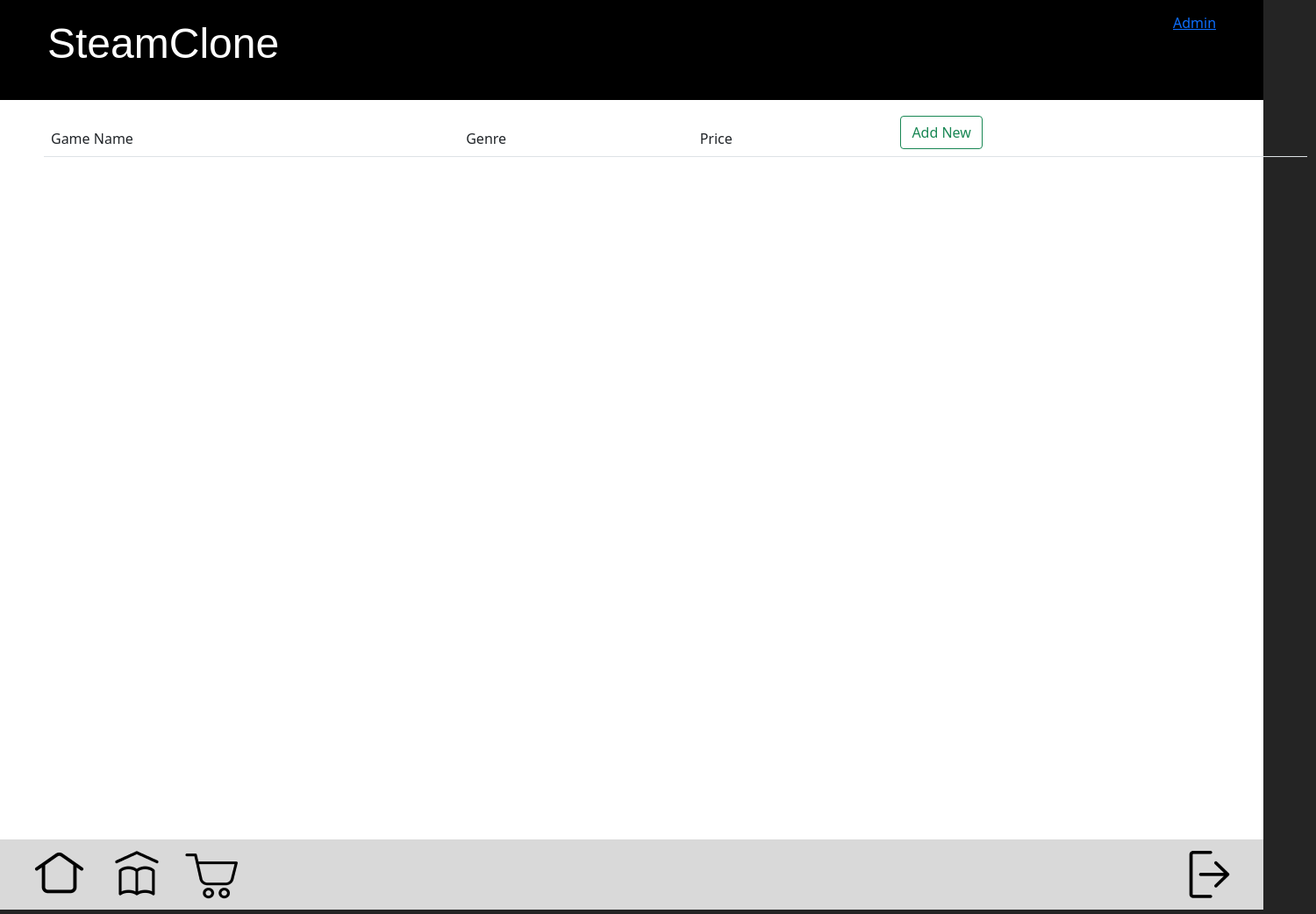
Page /gameList/ (signed in) on the earlier database version.
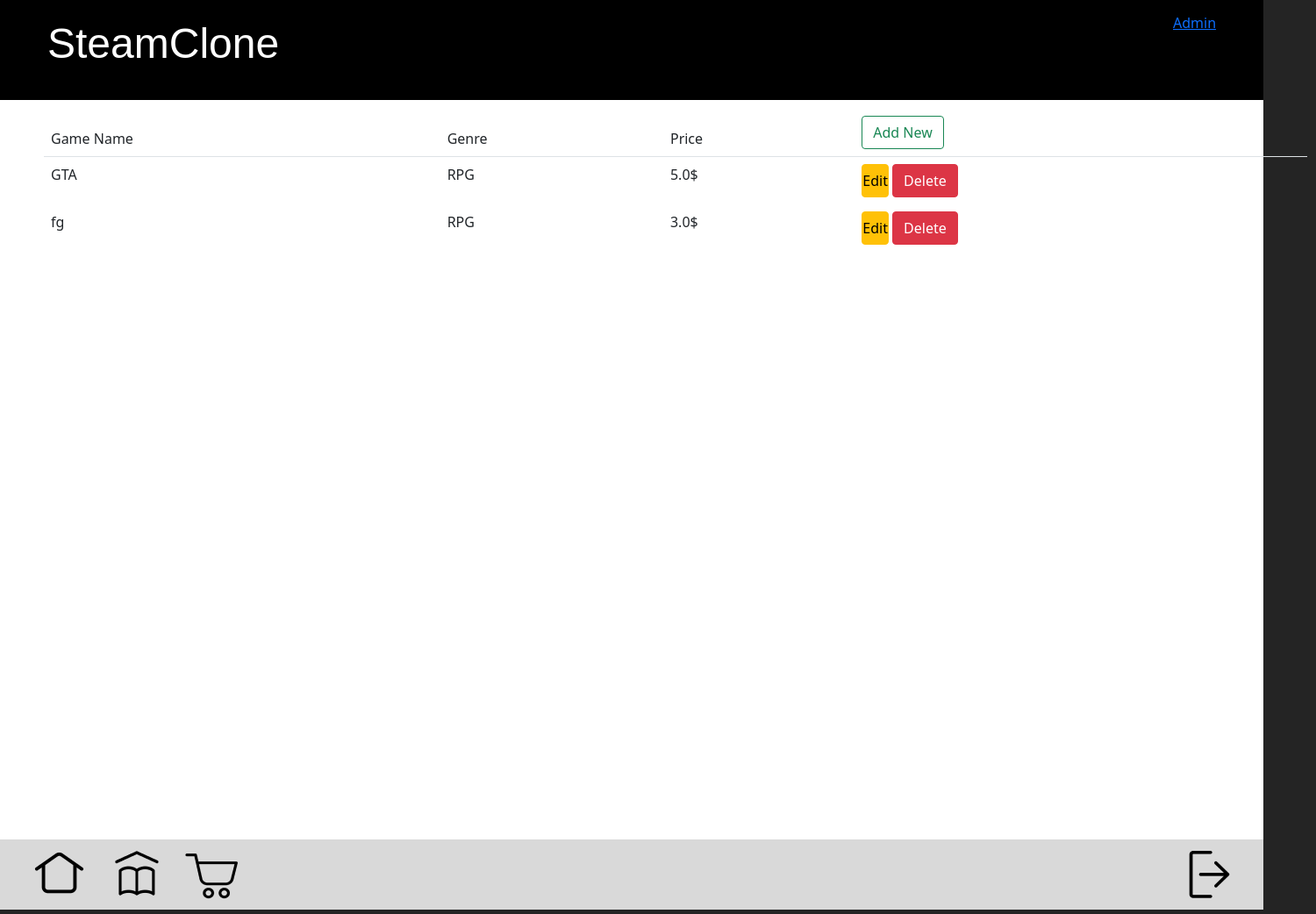
Same page on the later database version.
### steamClone/models.py (models this page shows)
class Game(models.Model):
    name = models.CharField(max_length=100)
    description = models.CharField(max_length=500)
    genre = models.ForeignKey(Genre, on_delete=models.CASCADE)
    price = models.FloatField()
    poster = models.URLField()

class Genre(models.Model):
    title = models.CharField(max_length=20)
    def __str__(self):
        return self.title

### steamClone/views.py (the view)
# urls.py: path('gameList/', views.gameList, name='list'),
@login_required()
def gameList(request):
    if not request.user.is_superuser:
        return redirect('/')
    context = {'gameList': Game.objects.all()}
    return render(request, 'steamClone/Edit-Admin.html', context)

### steamClone/templates/steamClone/Edit-Admin.html (shortened to what this page needs)
{% extends "steamClone/base.html" %}
{% load static %}
{% block content %}
<div class="content">
  <table
    class="table table-borderless"
    style="position: absolute; top: 20px; left: 50px"
  >
    <thead class="border-bottom font-weight-bold">
      <tr>
        <td>Game Name</td>
        <td>Genre</td>
        <td>Price</td>
        <td>
          <a href="{% url 'add' %}" class="btn btn-outline-success">
             Add New
          </a>
        </td>
      </tr>
    </thead>
    <tbody>
      {% for game in gameList %}
      <tr>
        <td>{{game.name}}</td>
        <td>{{game.genre}}</td>
        <td>{{game.price}}$</td>
        <td>
          <a href="{% url 'edit' game.id %}" class="btn btn-warning px-0">
            Edit
          </a>
          <form
            action="{% url 'delete' game.id %}"
            method="post"
            class="d-inline"
          >
            <button type="submit" class="btn btn-danger">
              Delete
            </button>
          </form>
        </td>
      </tr>
      {% endfor %}
    </tbody>
  </table>
</div>
{% endblock content %}

Differences in the rows shown:
added Game: name "GTA", genre "RPG", price "5.0"
added Game: name "fg", genre "RPG", price "3.0"
